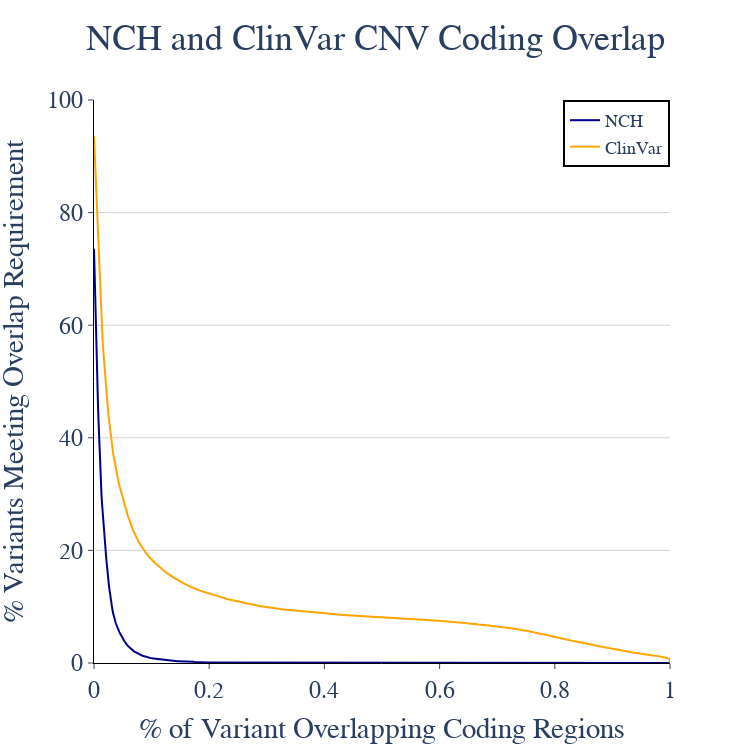

The notebook cell this image was saved under:
### Markdown cell above
### <a id='toc3_4_2_'></a>[Supp Figures](#toc0_)

### Code cell
fig = go.Figure(fig0)

thrs = list(np.arange(0, 1.001, 0.001))
vals_nch = []
vals_clinvar = []

N = len(df)
M = len(dv)

for thr in thrs:
    vals_nch.append(100 * len(df[df["cds_overlap_fraction"] > thr]) / N)
    vals_clinvar.append(100 * len(dv[dv["cds_overlap_fraction"] > thr]) / M)

fig.add_trace(
    go.Scatter(
        x=thrs,
        y=vals_nch,
        name="NCH",
        marker_color="darkblue",
    )
)

fig.add_trace(
    go.Scatter(
        x=thrs,
        y=vals_clinvar,
        name="ClinVar",
        marker_color="orange",
    )
)

fig.update_xaxes(title="% of Variant Overlapping Coding Regions", range=[0, 1])
fig.update_yaxes(title="% Variants Meeting Overlap Requirement", range=[0, 100])
fig.update_layout(
    title_text="NCH and ClinVar CNV Coding Overlap",
    title_x=0.5,
    height=750,
    width=750,
    legend=dict(x=1, xanchor="right", bgcolor="rgba(0,0,0,0)"),
)
fig.show()

### Figure 1 — Plotly figure (JSON) as saved in the notebook; plotly's stock layout.template omitted (floating-point values rounded to 4 significant figures; data arrays with more than 128 entries replaced by an {"elided": "..."} marker saying what was removed)
{"data": [{"marker": {"color": "darkblue"}, "name": "NCH", "type": "scatter", "x": {"elided": "1001 float values"}, "y": {"elided": "1001 float values"}}, {"marker": {"color": "orange"}, "name": "ClinVar", "type": "scatter", "x": {"elided": "1001 float values"}, "y": {"elided": "1001 float values"}}], "layout": {"font": {"family": "Arial", "size": 24}, "height": 750, "legend": {"bgcolor": "rgba(0,0,0,0)", "bordercolor": "black", "borderwidth": 2, "font": {"size": 18}, "x": 1, "xanchor": "right", "y": 1, "yanchor": "top"}, "plot_bgcolor": "white", "title": {"font": {"size": 36}, "text": "NCH and ClinVar CNV Coding Overlap", "x": 0.5}, "width": 750, "xaxis": {"linecolor": "black", "range": [0, 1], "ticks": "outside", "title": {"text": "% of Variant Overlapping Coding Regions"}}, "yaxis": {"gridcolor": "lightgray", "linecolor": "black", "range": [0, 100], "ticks": "outside", "title": {"text": "% Variants Meeting Overlap Requirement"}}}}
